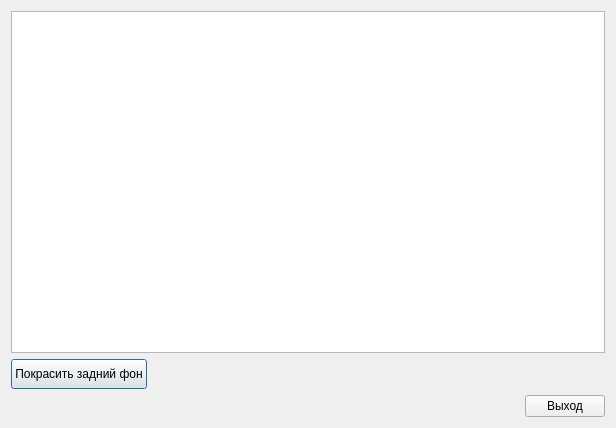
<?xml version="1.0" encoding="UTF-8"?>
<ui version="4.0">
 <class>task3</class>
 <widget class="QDialog" name="task3">
  <property name="geometry">
   <rect>
    <x>0</x>
    <y>0</y>
    <width>616</width>
    <height>428</height>
   </rect>
  </property>
  <property name="windowTitle">
   <string>Dialog</string>
  </property>
  <layout class="QVBoxLayout" name="verticalLayout">
   <item>
    <widget class="QTableWidget" name="tableWidget"/>
   </item>
   <item>
    <widget class="QPushButton" name="pushButton_2">
     <property name="sizePolicy">
      <sizepolicy hsizetype="Fixed" vsizetype="Fixed">
       <horstretch>0</horstretch>
       <verstretch>0</verstretch>
      </sizepolicy>
     </property>
     <property name="minimumSize">
      <size>
       <width>0</width>
       <height>30</height>
      </size>
     </property>
     <property name="text">
      <string>Покрасить задний фон</string>
     </property>
    </widget>
   </item>
   <item>
    <widget class="QPushButton" name="pushButton">
     <property name="sizePolicy">
      <sizepolicy hsizetype="Maximum" vsizetype="Fixed">
       <horstretch>0</horstretch>
       <verstretch>0</verstretch>
      </sizepolicy>
     </property>
     <property name="layoutDirection">
      <enum>Qt::RightToLeft</enum>
     </property>
     <property name="text">
      <string>Выход</string>
     </property>
    </widget>
   </item>
  </layout>
 </widget>
 <resources/>
 <connections/>
</ui>
